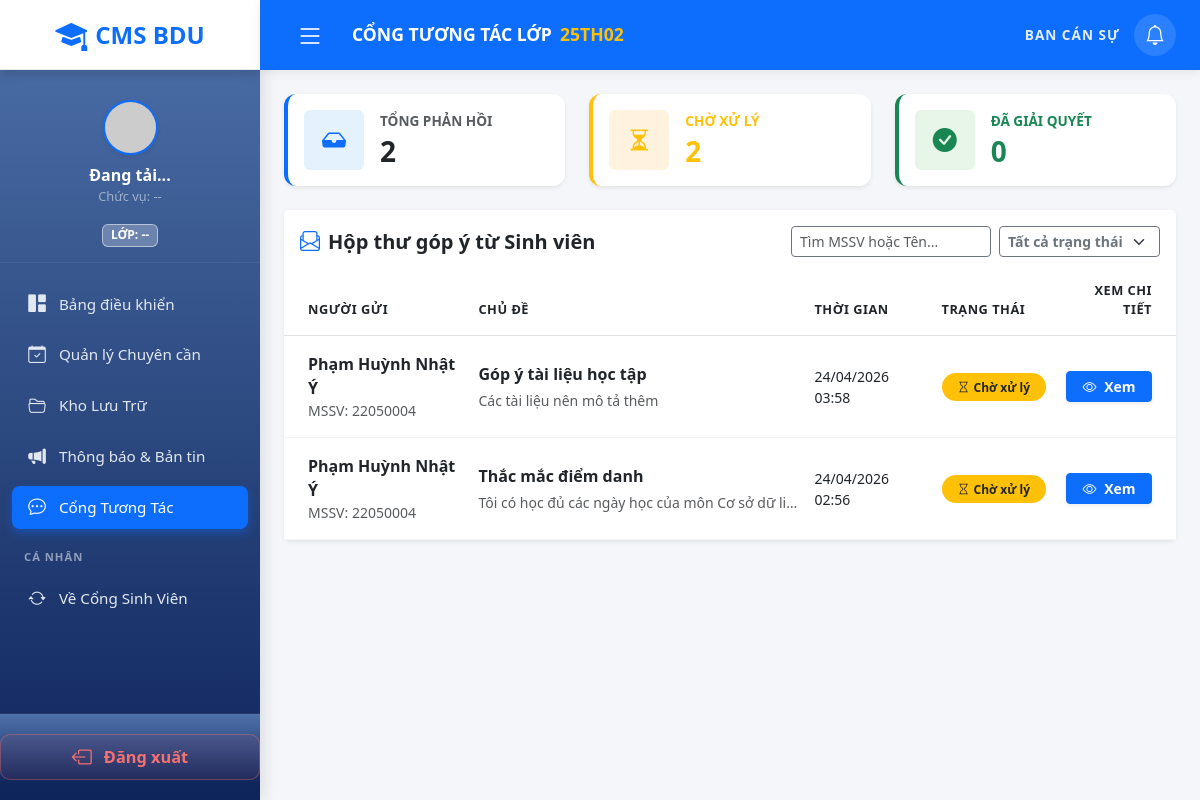
The page /views/bcs/feedback.php (signed in) on the database its author committed.
### tables this page shows
CREATE TABLE `classes` (
  `id` int(11) NOT NULL AUTO_INCREMENT,
  `department_id` int(11) DEFAULT NULL,
  `class_name` varchar(50) NOT NULL,
  `academic_year` varchar(20) DEFAULT NULL,
  `created_at` timestamp NOT NULL DEFAULT current_timestamp(),
  PRIMARY KEY (`id`),
  KEY `department_id` (`department_id`),
  CONSTRAINT `classes_ibfk_1` FOREIGN KEY (`department_id`) REFERENCES `departments` (`id`) ON DELETE CASCADE
);

CREATE TABLE `feedbacks` (
  `id` int(11) NOT NULL AUTO_INCREMENT,
  `student_id` int(11) NOT NULL,
  `title` varchar(200) DEFAULT NULL,
  `content` text DEFAULT NULL,
  `status` enum('Pending','Resolved') DEFAULT 'Pending',
  `reply_content` text DEFAULT NULL,
  `updated_at` timestamp NOT NULL DEFAULT current_timestamp() ON UPDATE current_timestamp(),
  PRIMARY KEY (`id`),
  KEY `student_id` (`student_id`),
  CONSTRAINT `feedbacks_ibfk_1` FOREIGN KEY (`student_id`) REFERENCES `users` (`id`) ON DELETE CASCADE
);

CREATE TABLE `users` (
  `id` int(11) NOT NULL AUTO_INCREMENT,
  `username` varchar(50) DEFAULT NULL,
  `password` varchar(255) DEFAULT NULL,
  `full_name` varchar(100) DEFAULT NULL,
  `email` varchar(100) NOT NULL,
  `google_id` varchar(255) DEFAULT NULL,
  `role` enum('student','bcs','teacher','support_admin','admin') DEFAULT 'student',
  `secondary_role` enum('student','bcs','teacher','admin') DEFAULT NULL,
  `is_active` tinyint(1) DEFAULT 1 COMMENT '1: Hoạt động, 0: Bị khóa',
  `position` varchar(100) DEFAULT NULL COMMENT 'Chức vụ (BCS): Lớp trưởng, Lớp phó',
  `academic_title` varchar(50) DEFAULT NULL COMMENT 'Học hàm/học vị: GS, PGS, TS, ThS, CN...',
  `avatar` varchar(255) DEFAULT NULL,
  `birth_date` date DEFAULT NULL,
  `phone_number` varchar(20) DEFAULT NULL,
  `address` varchar(255) DEFAULT NULL,
  `created_at` timestamp NOT NULL DEFAULT current_timestamp(),
  PRIMARY KEY (`id`),
  UNIQUE KEY `email` (`email`)
);

### views/bcs/feedback.php (the view, shortened to what the rows shown need)
<?php
require_once __DIR__ . '/../../config/config.php';
require_once __DIR__ . '/../../config/session.php';
require_once __DIR__ . '/../../config/helpers.php';
$userId = $_SESSION['user_id'];
$classInfo = getUserClassInfo($userId);
$classId = $classInfo['class_id'];
$className = $classInfo['class_name'];
$sourceType = $classInfo['source'];
$stmt = $pdo->prepare("SELECT * FROM users WHERE id = ?");
$stmt->execute([$userId]);
if ($sourceType === 'class_students' && $classId) {
    $stmt = $pdo->prepare("
        SELECT COUNT(*) as total FROM feedbacks f
        JOIN class_students cs ON f.student_id = cs.student_id
        WHERE cs.class_id = ?
    ");
    $stmt->execute([$classId]);
} else {
    $stmt = $pdo->prepare("
        SELECT COUNT(*) as total FROM feedbacks f
        JOIN class_students cs ON f.student_id = cs.student_id
        JOIN class_students cs2 ON cs2.class_id = cs.class_id
        WHERE cs2.student_id = ?
    ");
    $stmt->execute([$userId]);
}
if ($sourceType === 'class_students' && $classId) {
    $stmt = $pdo->prepare("
        SELECT COUNT(*) as total FROM feedbacks f
        JOIN class_students cs ON f.student_id = cs.student_id
        WHERE cs.class_id = ? AND f.status = 'Pending'
    ");
    $stmt->execute([$classId]);
} else {
    $stmt = $pdo->prepare("
        SELECT COUNT(*) as total FROM feedbacks f
        JOIN class_students cs ON f.student_id = cs.student_id
        JOIN class_students cs2 ON cs2.class_id = cs.class_id
        WHERE cs2.student_id = ? AND f.status = 'Pending'
    ");
    $stmt->execute([$userId]);
}
if ($sourceType === 'class_students' && $classId) {
    $stmt = $pdo->prepare("
        SELECT COUNT(*) as total FROM feedbacks f
        JOIN class_students cs ON f.student_id = cs.student_id
        WHERE cs.class_id = ? AND f.status = 'Resolved'
    ");
    $stmt->execute([$classId]);
} else {
    $stmt = $pdo->prepare("
        SELECT COUNT(*) as total FROM feedbacks f
        JOIN class_students cs ON f.student_id = cs.student_id
        JOIN class_students cs2 ON cs2.class_id = cs.class_id
        WHERE cs2.student_id = ? AND f.status = 'Resolved'
    ");
    $stmt->execute([$userId]);
}
if ($sourceType === 'class_students' && $classId) {
    $stmt = $pdo->prepare("
        SELECT DISTINCT f.*, u.full_name, u.username as student_code
        FROM feedbacks f
        JOIN users u ON f.student_id = u.id
        JOIN class_students cs ON f.student_id = cs.student_id
        WHERE cs.class_id = ?
        ORDER BY
            CASE WHEN f.status = 'Pending' THEN 0 ELSE 1 END,
            f.updated_at DESC
        LIMIT 50
    ");
    $stmt->execute([$classId]);
} else {
    $stmt = $pdo->prepare("
        SELECT DISTINCT f.*, u.full_name, u.username as student_code
        FROM feedbacks f
        JOIN users u ON f.student_id = u.id
        JOIN class_students cs ON f.student_id = cs.student_id
        JOIN class_students cs2 ON cs2.class_id = cs.class_id
        WHERE cs2.student_id = ?
        ORDER BY
            CASE WHEN f.status = 'Pending' THEN 0 ELSE 1 END,
            f.updated_at DESC
        LIMIT 50
    ");
    $stmt->execute([$userId]);
}
$feedbacks = $stmt->fetchAll();
?>
<!DOCTYPE html>
<html lang="vi">
<head>
    <link href="https://cdn.jsdelivr.net/npm/bootstrap@5.3.0/dist/css/bootstrap.min.css" rel="stylesheet">
    <link href="https://cdn.jsdelivr.net/npm/bootstrap-icons@1.10.5/font/bootstrap-icons.css" rel="stylesheet">
    <link rel="stylesheet" href="../../public/css/style.css">
    <link rel="stylesheet" href="../../public/css/layout.css">
    <link rel="stylesheet" href="../../public/css/bcs/bcs-layout.css">
</head>
<body class="dashboard-body">
<div class="main-content" id="mainContent" style="padding: 0; background-color: #f4f6f9; min-height: 100vh;">
    <div class="top-navbar-blue d-flex justify-content-between align-items-center px-4 py-3">
        <div class="d-flex align-items-center">
            <h4 class="m-0 text-white fw-bold d-flex align-items-center">CỔNG TƯƠNG TÁC LỚP <span class="text-warning ms-2"><?= e($className) ?></span></h4>
        </div>
    </div>
    <div class="p-4">
        <div class="card shadow-sm border-0">
            <div class="card-body p-0">
                <div class="table-responsive">
                    <table class="table table-hover align-middle custom-detail-table mb-0" id="feedbackTable">
                        <thead class="text-muted small fw-bold" style="background-color: #f8f9fa;">
                            <tr>
                                <th class="ps-4 py-3">NGƯỜI GỬI</th>
                                <th class="py-3">CHỦ ĐỀ</th>
                                <th class="py-3">THỜI GIAN</th>
                                <th class="py-3">TRẠNG THÁI</th>
                                <th class="pe-4 py-3 text-end">XEM CHI TIẾT</th>
                            </tr>
                        </thead>
                        <tbody>
                            <?php if (!empty($feedbacks)): ?>
                            <?php foreach ($feedbacks as $fb): ?>
                            <?php $isPending = $fb['status'] == 'Pending'; ?>
                            <?php
                                $rawContent = trim((string)($fb['content'] ?? ''));
                                $preview = mb_substr($rawContent, 0, 80);
                                $preview .= (mb_strlen($rawContent) > 80) ? '...' : '';
                            ?>
                            <tr class="<?= $isPending ? 'bg-light' : '' ?>" data-search="<?= e(strtolower(($fb['full_name'] ?? '') . ' ' . ($fb['student_code'] ?? '') . ' ' . ($fb['title'] ?? '') . ' ' . ($fb['content'] ?? ''))) ?>" data-status="<?= $isPending ? 'pending' : 'resolved' ?>">
                                <td class="ps-4 py-3">
                                    <div class="fw-bold text-dark"><?= e($fb['full_name']) ?></div>
                                    <div class="text-muted small">MSSV: <?= e($fb['student_code']) ?></div>
                                </td>
                                <td>
                                    <div class="fw-bold text-dark mb-1"><?= e($fb['title'] ?? 'Phản hồi') ?></div>
                                    <div class="text-muted small text-truncate feedback-content-preview"><?= e($preview) ?></div>
                                </td>
                                <td class="text-dark small"><?= formatDateTime($fb['updated_at']) ?></td>
                                <td>
                                    <?php if ($isPending): ?>
                                    <span class="badge bg-warning text-dark px-3 py-2 rounded-pill"><i class="bi bi-hourglass me-1"></i>Chờ xử lý</span>
                                    <?php else: ?>
                                    <span class="badge bg-success px-3 py-2 rounded-pill"><i class="bi bi-check-circle me-1"></i>Đã giải quyết</span>
                                    <?php endif; ?>
                                </td>
                                <td class="pe-4 text-end">
                                    <button class="btn btn-sm <?= $isPending ? 'btn-primary' : 'btn-outline-secondary' ?> fw-bold shadow-sm btn-view-feedback"
                                            data-bs-toggle="modal" data-bs-target="#feedbackModal"
                                            onclick="openFeedbackModal(<?= htmlspecialchars(json_encode($fb, JSON_UNESCAPED_UNICODE | JSON_HEX_TAG | JSON_HEX_AMP | JSON_HEX_APOS | JSON_HEX_QUOT), ENT_QUOTES, 'UTF-8') ?>)">
                                        <i class="bi bi-eye me-1"></i> Xem
                                    </button>
                                </td>
                            </tr>
                            <?php endforeach; ?>
                            <?php endif; ?>
                        </tbody>
                    </table>
                </div>
            </div>
        </div>
    </div>
</div>
</body>
</html>

### rows shown on the page
classes: class_name "25TH02"
feedbacks: student.full_name "Phạm Huỳnh Nhật Ý", student.username "22050004", title "Góp ý tài liệu học tập", content "Các tài liệu nên mô tả thêm", updated_at "24/04/2026 03:58", status "Pending" (drawn)
feedbacks: student.full_name "Phạm Huỳnh Nhật Ý", student.username "22050004", title "Thắc mắc điểm danh", content "Tôi có học đủ các ngày học của môn Cơ sở dữ li…", updated_at "24/04/2026 02:56", status "Pending" (drawn)

### other values the page prints
$totalFeedback "2"
$pendingFeedback "2"
$resolvedFeedback "0"
